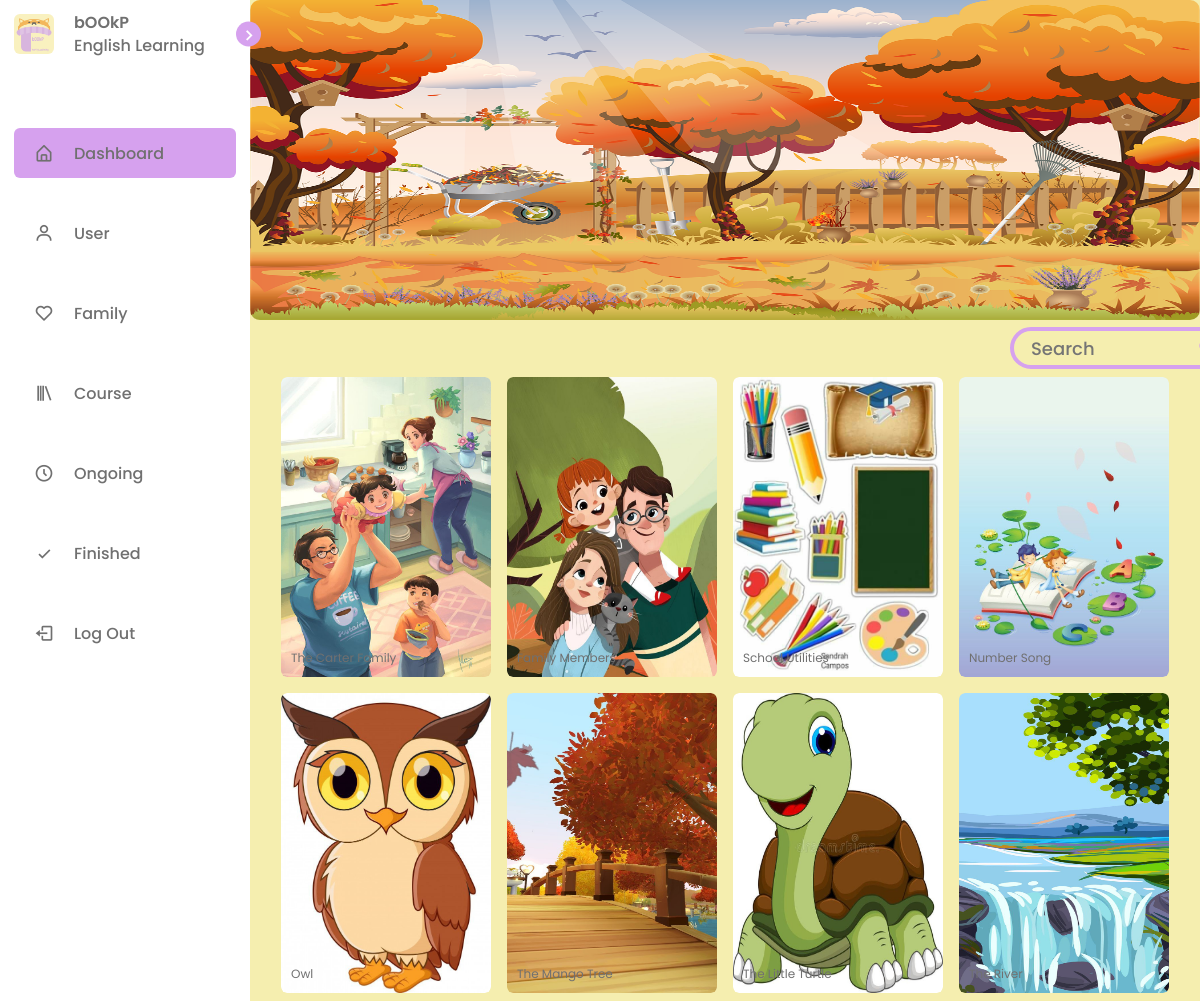
The page /display/dashboard.php (signed in) on the database its author committed.
### tables this page shows
CREATE TABLE `course` (
  `id_course` int(11) NOT NULL,
  `code_course` char(5) NOT NULL,
  `course_title` varchar(100) NOT NULL,
  `vid_course` varchar(200) DEFAULT NULL,
  `course_cover` varchar(50) DEFAULT NULL,
  `id_kategori` int(11) DEFAULT NULL
);

### data-kursus/kursus-list.php (called while the page is built, shortened)
<?php
include "../includes/connect.php";
        $query = mysqli_query($dtb, "SELECT course.*, kategori.kategori_nama
                                    FROM course
                                    LEFT JOIN kategori ON kategori.id_kategori = course.id_kategori");
        $data_kursus = array();
        while($row = mysqli_fetch_assoc($query))
        {
            $data_kursus[] = $row;
        }
    ?>

### display/dashboard.php (the view, shortened to what this page needs)
<?php
    include "../includes/connect.php";
    include "../data-kursus/kursus-list.php";
?>
<!DOCTYPE html>
<html lang="en">
<head>
    <link href="../assets/css/style.css?<?php echo time();?>" rel="stylesheet"/>
    <link href="https://unpkg.com/boxicons@2.1.2/css/boxicons.min.css" rel="stylesheet"/>
</head>
<body>
    <nav class="sidebar">
        <header>
            <div class="image-text">
                <span class="image">
                    <img src="../assets/img/logo.png" alt=""/>
                </span>
                <div class="text header-text">
                    <span class="name">bOOkP</span>
                    <span class="profession">English Learning</span>
                </div>
            </div>
            <i class='bx bx-chevron-right toggle'></i>
        </header>
        <div class="menu_bar">
            <div class="menu">
                <ul class="menu-links">
                    <li class="nav-link active">
                        <a href="dashboard.php">
                            <i class='bx bx-home-alt icon'></i>
                            <span class="text nav-text">Dashboard</span>
                        </a>
                    </li>
                    <li class="nav-link">
                        <a href="../data-user/user.php">
                            <i class='bx bx-user icon'></i>
                            <span class="text nav-text">User</span>
                        </a>
                    </li>
                    <li class="nav-link">
                        <a href="../data-family/family.php">
                            <i class='bx bx-heart icon'></i>
                            <span class="text nav-text">Family</span>
                        </a>
                    </li>
                    <li class="nav-link">
                        <a href="../data-kursus/kursus.php">
                            <i class='bx bx-library icon'></i>
                            <span class="text nav-text">Course</span>
                        </a>
                    </li>
                    <li class="nav-link">
                        <a href="../data-ongoing/ongoing.php">
                            <i class='bx bx-time-five icon'></i>
                            <span class="text nav-text">Ongoing</span>
                        </a>
                    </li>
                    <li class="nav-link">
                        <a href="../data-finished/finished.php">
                            <i class='bx bx-check icon'></i>
                            <span class="text nav-text">Finished</span>
                        </a>
                    </li>
                </ul>
            </div>
            <div class="bottom-content">
                <li class="nav-link">
                    <a href="../Registrasi/logout.php">
                        <i class='bx bx-log-out icon'></i>
                        <span class="text nav-text">Log Out</span>
                    </a>
                </li>
            </div>
        </div>
    </nav>
    <section class="home">
        <div class="pict"><img src="../assets/img/pict 1.png" alt=""/></div>
        <div class="container">
            <table class="elementscontainer">
                <tr>
                    <td>
                        <input type="text" placeholder="Search" class="search">
                    </td>
                    <td>
                        <a href="#">
                            <i class="bx bx-search"></i>
                        </a>
                    </td>
                </tr>
            </table>
        </div>
    <div class="images">
        <?php foreach($data_kursus as $data): ?>
        <div class="image-box">
            <img src="../data-kursus/cover/<?php echo $data['course_cover']?>" alt="">
            <h6><?php echo $data['course_title']?></h6>
        </div>
        <?php endforeach?>
        </div>
    </section>
</body>
</html>

### assets/css/style.css (style rules this page uses)
* { font-family: 'Poppins', sans-serif; margin: 0; padding: 0; box-sizing: border-box; }
:root { --body-color:#f5eeaf; --body-color-dark:rgb(252, 252, 164); --sidebar-color:#FFF; --primary-color: rgb(214, 161, 238); --primary-color-light:#e1b5ff; --toggle-color:#DDD; --text-color:#707070; --tran-02: all 0.2s ease; --tran-03: all 0.3s ease; --tran-04: all 0.4s ease; --tran-05: all 0.5s ease; }
body { height: 100vh; background: var(--body-color); transition: var(--tran-04); }
.sidebar { position: fixed; top: 0; left: 0; height: 100%; width: 250px; padding: 10px 14px; background: var(--sidebar-color); transition: var(--tran-05); z-index: 100; }
.sidebar .text { font-size: 16px; font-weight: 500; color: var(--text-color); transition: var(--tran-04); white-space: nowrap; opacity: 1; }
.sidebar .image { min-width: 60px; display: flex; align-items: center; }
.sidebar ul { margin-top: 70px; }
.sidebar li { height: 50px; margin-top: 30px; list-style: none; display: flex; align-items: center; }
.sidebar li .icon { display: flex; align-items: center; justify-content: center; min-width: 60px; font-size: 20px; }
.sidebar li .icon, .sidebar li .text { color: var(--text-color); transition: var(--tran-02); }
.sidebar header { position: relative; }
.sidebar .image-text img { width: 40px; border-radius: 6px; }
.sidebar header .image-text { display: flex; align-items: center; }
header .image-text .header-text { display: flex; flex-direction: column; }
.header-text .name { font-weight: 600; }
.header-text .profession { margin-top: -2px; }
.sidebar header .toggle { position: absolute; top: 50%; right: -25px; transform: translateY(-50%); height: 25px; width: 25px; background: var(--primary-color); display: flex; align-items: center; justify-content: center; border-radius: 50%; color: var(--sidebar-color); font-size: 22px; }
.sidebar li a { height: 100%; width: 100%; display: flex; align-items: center; text-decoration: none; border-radius: 6px; transition: var(--tran-04); }
.active { background-color: var(--primary-color); color: var(--sidebar-color); border-radius: 6px; }
.sidebar .bottom-content { margin:auto ; position: static; display: block; }
.home { position: relative; left: 250px; height: 100vh; width: calc(100% - 250px); transition: var(--tran-05); }
.home img { width: 100%; height: 320px; position: relative; border-radius: 10px; margin: 0; }
.container { position: relative; margin-top: 0px; width: 220px; height: 42px; left: 80%; border: 4px solid var(--primary-color); padding: 0px 10px; border-radius: 50px; margin-right: 0px; }
.elementscontainer { width: 100%; height: 100%; vertical-align: middle; }
.search { border: none; height: 100%; width: 100%; background: none; padding: 0px 5px; border-radius: 50px; font-size: 18px; color: var(--text-color); font-weight: 500; }
.bx-search { font-size: 32; color: var(--primary-color); }
.images .image-box { position: relative; height: 300px; width: 210px; border-radius: 6px; overflow: hidden; margin: 8px; }
.images { width: 100%; display: flex; justify-content: center; flex-wrap: wrap; }
.images .image-box img { height: 100%; width: 100%; border-radius: 6px; transition: var(--tran-02) linear; }
.image-box h6 { position: absolute; bottom: 10px; left: 10px; color: var(--text-color); font-size: 12px; font-weight: 400; text-transform: capitalize; }

### rows shown on the page
course: course_cover (picture), course_title "The Carter Family"
course: course_cover (picture), course_title "Family Members"
course: course_cover (picture), course_title "School Utilities"
course: course_cover (picture), course_title "Number Song"
course: course_cover (picture), course_title "Owl"
course: course_cover (picture), course_title "The Mango Tree"
course: course_cover (picture), course_title "The Little Turtle"
course: course_cover (picture), course_title "The River"
